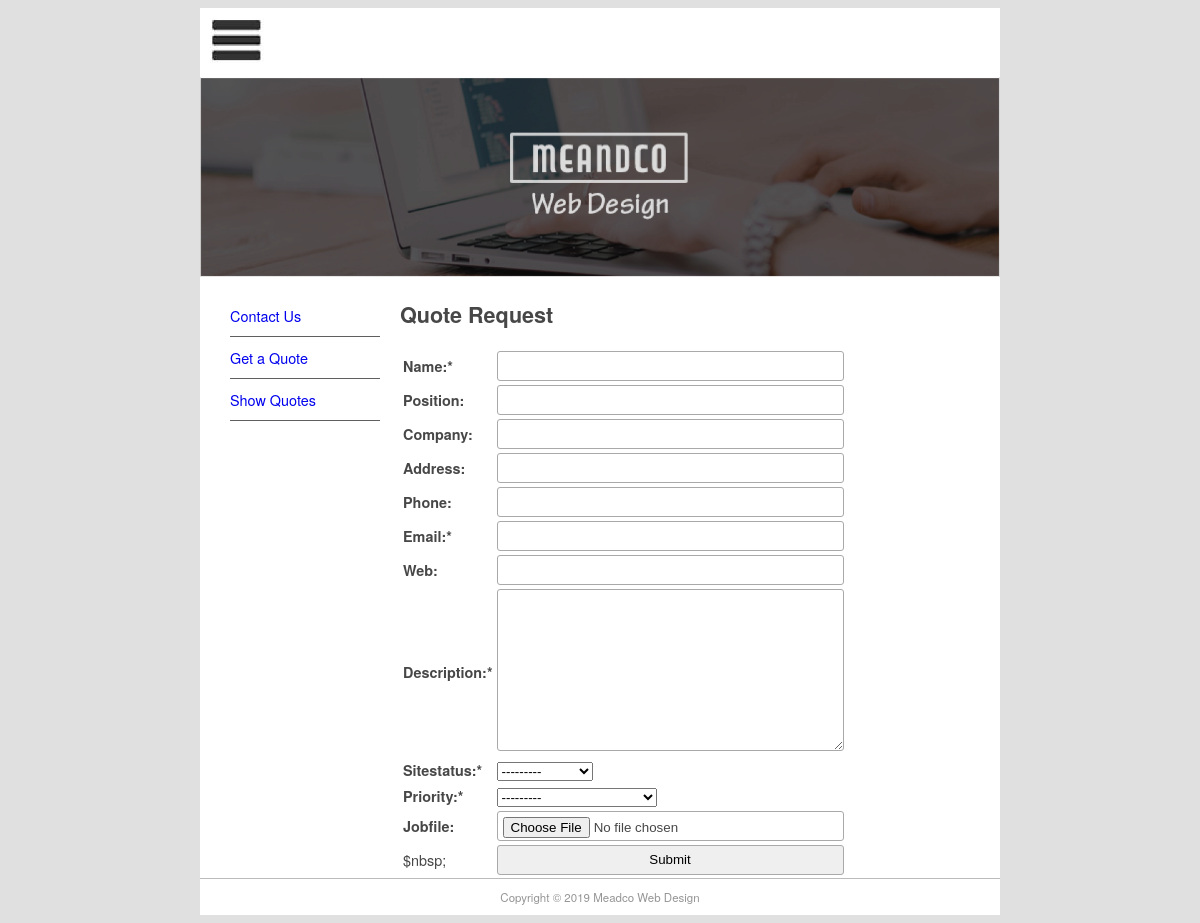
Page /quote/ on the earlier database version.
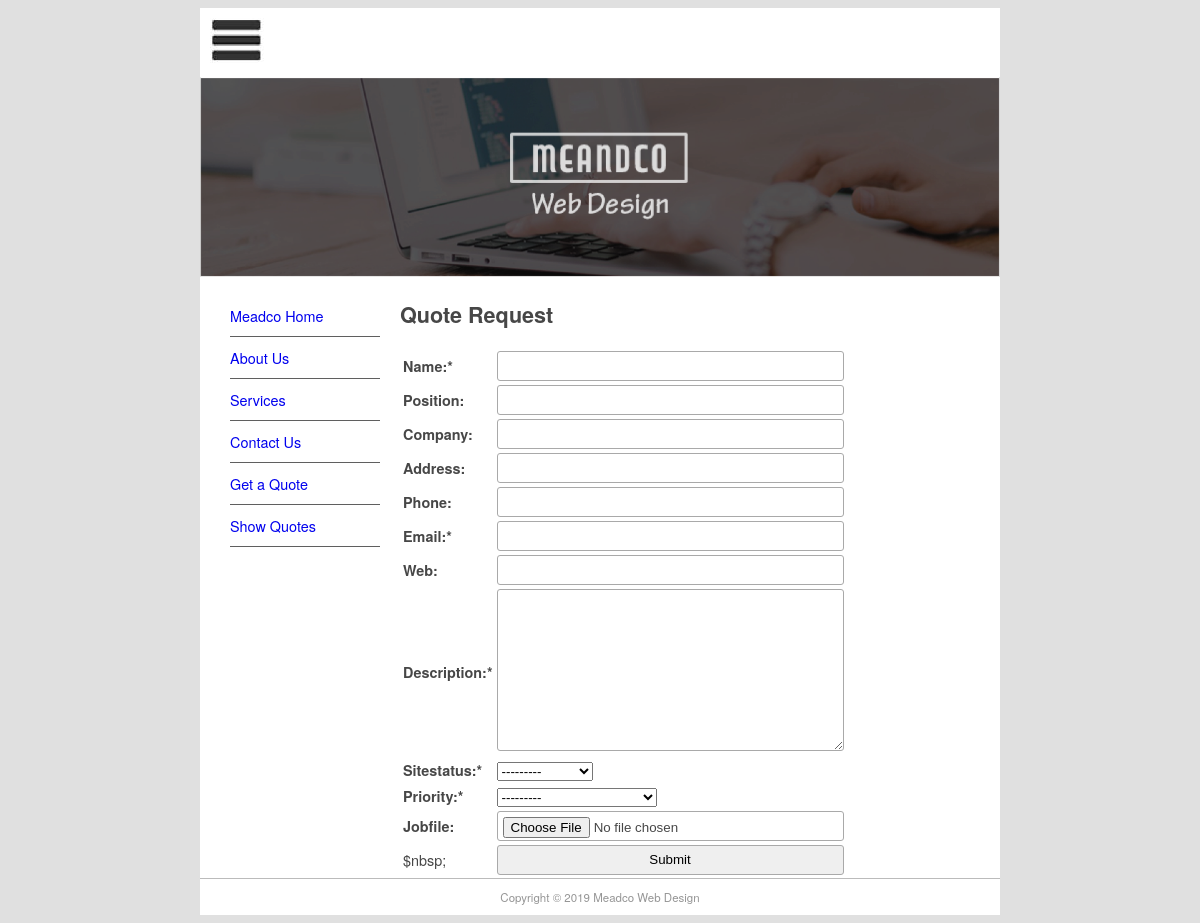
Same page on the later database version.
### pages/models.py (models this page shows, shortened)
class Page(models.Model):
    title = models.CharField(max_length=60)
    permalink = models.CharField(max_length=12, unique=True)
    update_date = models.DateTimeField('Last Updated')
    bodytext = models.TextField('Page Content', blank=True)

### quotes/views.py (the view)
# urls.py: path('', views.quote_req, name='quote-request'),
def quote_req(request):
    submitted = False
    if request.method == 'POST':
        form = QuoteForm(request.POST, request.FILES)
        if form.is_valid():
            form.save()
            return HttpResponseRedirect('/quote/?submitted=True')
    else:
        form = QuoteForm()
        if 'submitted' in request.GET:
            submitted = True
    return render(request, 'quotes/quote.html', {'form': form, 'page_list': Page.objects.all(), 'submitted': submitted})

### quotes/forms.py
class QuoteForm(ModelForm):
    required_css_class = 'required'
    class Meta:
        model = Quote
        fields = [
            'name', 'position', 'company', 'address', 'phone',
            'email', 'web', 'description', 'sitestatus',
            'priority', 'jobfile'
        ]

### quotes/templates/quotes/quote.html (shortened to what this page needs)
{% extends 'base.html' %}
{% block sidenav %}
    {% for page in page_list %}
        <li>
            <a href="{{ page.permalink }}">{{ page.title }}</a>
        </li>
    {% endfor %}
{% endblock sidenav %}
{% block content %}
    <h1>Quote Request</h1>
    {% if submitted %}
        <p class="success">Your quote was submitted successfully. Thank your.</p>
    {% else %}
        <form action="" enctype="multipart/form-data" method="post" novalidate>
            <table>
                {{ form.as_table }}
                <tr>
                    <td>$nbsp;</td>
                    <td><input type="submit" value="Submit"></td>
                </tr>
            </table>
        </form>
    {% endif %}
{% endblock content %}

Differences in the rows shown:
added Page: title "Meadco Home"
added Page: title "About Us"
added Page: title "Services"
